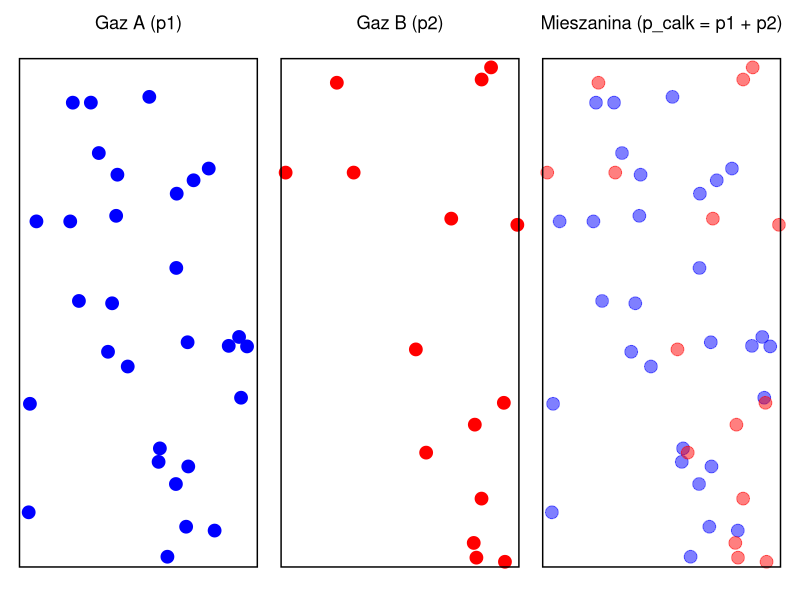
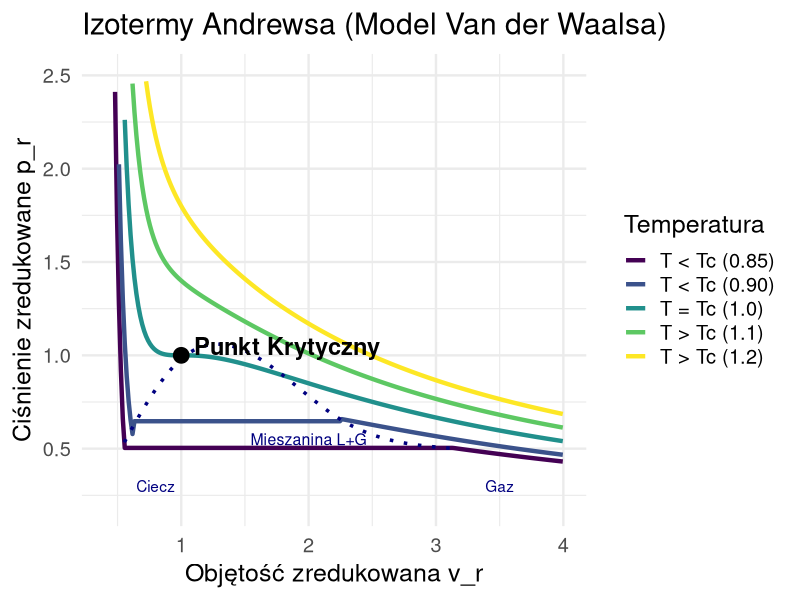

The R script that drew these images, in order:
## ---- chunk 1
#| label: dalton-viz
#| echo: false
#| fig-width: 10
#| fig-height: 4

library(ggplot2)
library(patchwork)

# Data generation
set.seed(101)
xA <- runif(30, 0, 10); yA <- runif(30, 0, 10)
xB <- runif(15, 0, 10); yB <- runif(15, 0, 10)

p1 <- ggplot() + 
  geom_point(aes(xA, yA), color="blue", size=4) + 
  ggtitle("Gaz A (p1)") + 
  theme_void() + theme(plot.title = element_text(hjust=0.5)) +
  geom_rect(aes(xmin=0, xmax=10, ymin=0, ymax=10), color="black", fill=NA)

p2 <- ggplot() + 
  geom_point(aes(xB, yB), color="red", size=4) + 
  ggtitle("Gaz B (p2)") + 
  theme_void() + theme(plot.title = element_text(hjust=0.5)) +
  geom_rect(aes(xmin=0, xmax=10, ymin=0, ymax=10), color="black", fill=NA)

p3 <- ggplot() + 
  geom_point(aes(xA, yA), color="blue", size=4, alpha=0.5) + 
  geom_point(aes(xB, yB), color="red", size=4, alpha=0.5) + 
  ggtitle("Mieszanina (p_calk = p1 + p2)") + 
  theme_void() + theme(plot.title = element_text(hjust=0.5)) +
  geom_rect(aes(xmin=0, xmax=10, ymin=0, ymax=10), color="black", fill=NA)

p1 + p2 + p3
## ---- chunk 2
#| label: andrews
#| echo: false
#| fig-width: 8.5
#| fig-height: 7

library(ggplot2)

# Funkcja Ciśnienia van der Waalsa (zredukowana): P = 8T/(3v-1) - 3/v^2
vdw_p <- function(v, t) {
  p_val <- 8*t / (3*v - 1) - 3 / v^2
  return(p_val)
}

# Zakres objętości
v <- seq(0.45, 5, length.out=300)

# Izotermy do wygenerowania
t_vals <- c(0.85, 0.9, 1.0, 1.1, 1.2)
labels <- c("T < Tc (0.85)", "T < Tc (0.90)", "T = Tc (1.0)", "T > Tc (1.1)", "T > Tc (1.2)")

df_iso <- data.frame()

for(i in 1:length(t_vals)){
  t <- t_vals[i]
  p <- vdw_p(v, t)
  
  # Korekta "plateau" dla T < 1 (konstrukcja Maxwella - uproszczona, "na oko" dla wykresu)
  if(t == 0.85){
    p_sat <- 0.504
    v_l <- 0.553; v_g <- 3.13
    p[v >= v_l & v <= v_g] <- p_sat 
  }
  if(t == 0.90){
    p_sat <- 0.647
    v_l <- 0.63; v_g <- 2.25
    p[v >= v_l & v <= v_g] <- p_sat
  }
  
  # Przycinanie dla estetyki (żeby nie uciekało w nieskończoność przy v->0.33)
  p[p > 3] <- NA
  p[p < 0] <- NA
  
  df_iso <- rbind(df_iso, data.frame(v=v, p=p, t=as.factor(t), label=labels[i]))
}

# Krzywa nasycenia (Dome) - Punkty graniczne plateau + punkt krytyczny (1,1)
df_dome <- data.frame(
  v = c(0.553, 0.63, 1.0, 2.25, 3.13),
  p = c(0.504, 0.647, 1.0, 0.647, 0.504)
)
# Wygładzanie kopuły
fit <- smooth.spline(df_dome$v, df_dome$p, df=4)
df_dome_smooth <- data.frame(predict(fit, seq(0.553, 3.13, length.out=100)))

ggplot() +
  # Izotermy
  geom_line(data=df_iso, aes(x=v, y=p, color=label, group=label), size=1.5) +
  # Kopuła
  geom_line(data=df_dome_smooth, aes(x=x, y=y), linetype="dotted", size=1.2, color="navy") +
  # Punkt Krytyczny
  geom_point(aes(x=1, y=1), size=5, color="black") +
  annotate("text", x=1.1, y=1.05, label="Punkt Krytyczny", size=6, fontface="bold", hjust=0) +
  annotate("text", x=0.8, y=0.3, label="Ciecz", color="navy") +
  annotate("text", x=3.5, y=0.3, label="Gaz", color="navy") +
  annotate("text", x=2, y=0.55, label="Mieszanina L+G", color="navy", size=4) +
  
  # Styling
  ylim(0.2, 2.5) + xlim(0.4, 4) +
  scale_color_viridis_d(name="Temperatura") +
  labs(title="Izotermy Andrewsa (Model Van der Waalsa)", 
       x="Objętość zredukowana v_r", 
       y="Ciśnienie zredukowane p_r") +
  theme_minimal(base_size = 18) +
  theme(legend.position="right")
